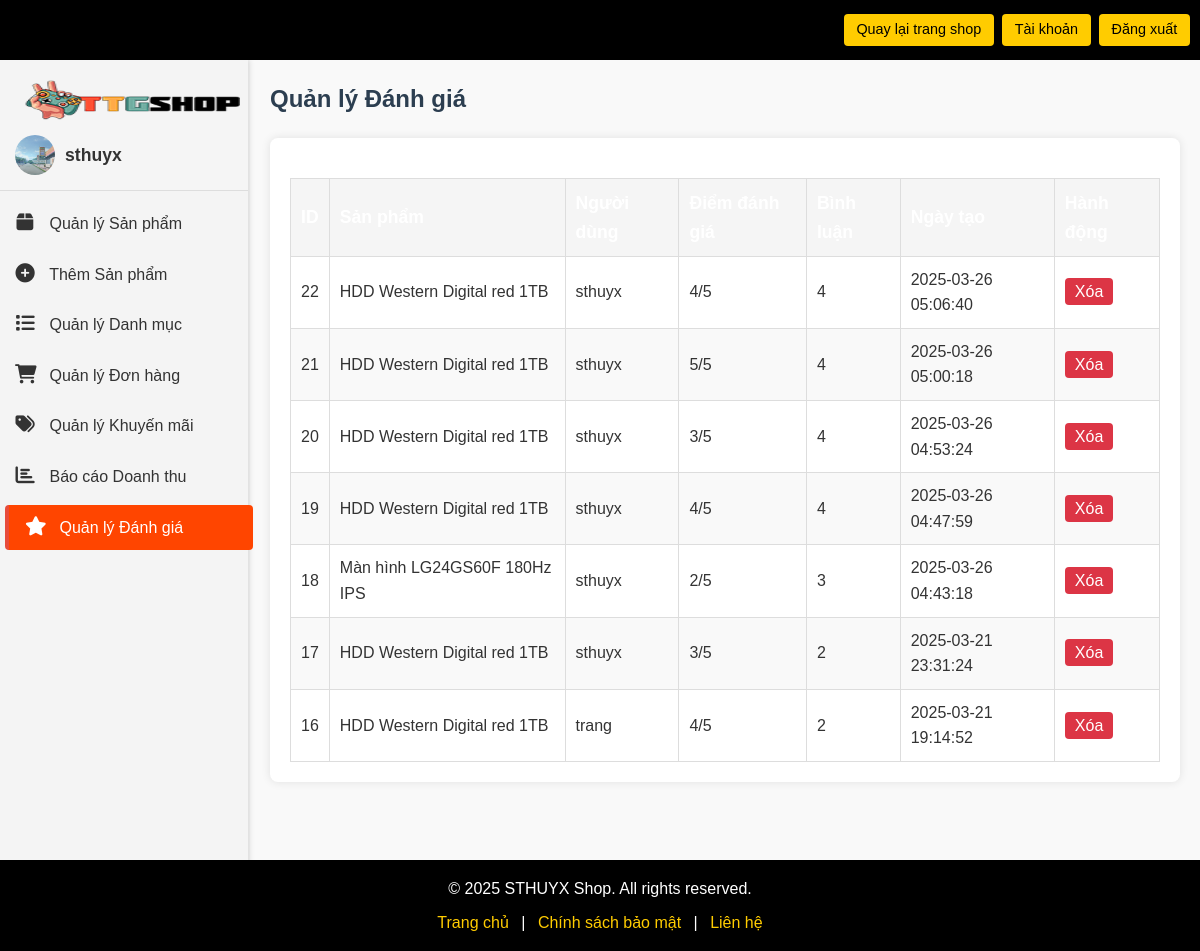
Screenshot of /admin/manage_reviews.php (signed in) with the database file from the repository.
### tables this page shows
CREATE TABLE `users` (
  `id` int(11) NOT NULL,
  `username` varchar(255) NOT NULL,
  `email` varchar(255) NOT NULL,
  `full_name` varchar(100) DEFAULT NULL,
  `address` varchar(255) DEFAULT NULL,
  `phone` varchar(15) DEFAULT NULL,
  `password` varchar(255) NOT NULL,
  `is_admin` tinyint(1) DEFAULT 0,
  `created_at` timestamp NOT NULL DEFAULT current_timestamp(),
  `sthuyx` tinyint(1) DEFAULT 0,
  `avatar` varchar(255) DEFAULT NULL
);

CREATE TABLE `reviews` (
  `id` int(11) NOT NULL,
  `product_id` int(11) NOT NULL,
  `user_id` int(11) NOT NULL,
  `rating` int(11) NOT NULL CHECK (`rating` between 1 and 5),
  `comment` text DEFAULT NULL,
  `created_at` datetime DEFAULT current_timestamp()
);

CREATE TABLE `products` (
  `id` int(11) NOT NULL,
  `name` varchar(255) NOT NULL,
  `price` decimal(10,2) NOT NULL,
  `image` varchar(255) DEFAULT NULL,
  `description` text DEFAULT NULL,
  `category_id` int(11) NOT NULL DEFAULT 0,
  `promotion_id` int(11) DEFAULT NULL,
  `views` int(11) DEFAULT 0,
  `purchases` int(11) DEFAULT 0,
  `stock` int(11) NOT NULL DEFAULT 0
);

### admin/manage_reviews.php (called while the page is built, shortened)
<?php
include 'check_admin.php';
$user_id = $_SESSION['user_id'];
$stmt = $conn->prepare("SELECT username, avatar FROM users WHERE id = ?");
$stmt->bind_param("i", $user_id);
$stmt->execute();
$result = $stmt->get_result();
$user = $result->fetch_assoc();
$avatar = $user['avatar'] ? "../uploads/avatars/{$user['avatar']}" : "../images/default_avatar.png";
$username = $user['username'] ?? 'Người dùng';
$stmt = $conn->prepare("
    SELECT r.*, p.name AS product_name, u.username AS user_name
    FROM reviews r
    JOIN products p ON r.product_id = p.id
    JOIN users u ON r.user_id = u.id
    ORDER BY r.created_at DESC
");
$stmt->execute();
$reviews = $stmt->get_result()->fetch_all(MYSQLI_ASSOC);
include 'html/manage_reviews_view.php';
?>

### admin/html/manage_reviews_view.php (the view, shortened to what this page needs)
<?php include 'header_footer/header.php'; ?>
<link rel="stylesheet" href="css/admin.css">
<link rel="stylesheet" href="css/style.css">
<div class="admin-wrapper">
    <div class="admin-sidebar">
        <div class="logo">
            <a href="index.php">
                <img src="../images/logo.png" alt="STHUYX Shop Logo" width="150">
            </a>
        </div>
        <div class="sidebar-menu">
            <div class="user-profile">
                <img src="<?php echo htmlspecialchars($avatar); ?>" alt="Avatar" class="user-avatar">
                <span class="username"><?php echo htmlspecialchars($username); ?></span>
            </div>
            <ul>
                <li><a href="manage_products.php"><i class="fas fa-box"></i> Quản lý Sản phẩm</a></li>
                <li><a href="add_product.php"><i class="fas fa-plus-circle"></i> Thêm Sản phẩm</a></li>
                <li><a href="manage_categories.php"><i class="fas fa-list"></i> Quản lý Danh mục</a></li>
                <li><a href="manage_orders.php"><i class="fas fa-shopping-cart"></i> Quản lý Đơn hàng</a></li>
                <li><a href="manage_promotions.php"><i class="fas fa-tags"></i> Quản lý Khuyến mãi</a></li>
                <li><a href="report_sales.php"><i class="fas fa-chart-bar"></i> Báo cáo Doanh thu</a></li>
                <li><a href="manage_reviews.php" class="active"><i class="fas fa-star"></i> Quản lý Đánh giá</a></li>
            </ul>
        </div>
    </div>
    <div class="admin-content">
        <div class="content-header">
            <h2>Quản lý Đánh giá</h2>
        </div>
        <div class="table-container">
            <table class="table">
                <thead>
                    <tr>
                        <th>ID</th>
                        <th>Sản phẩm</th>
                        <th>Người dùng</th>
                        <th>Điểm đánh giá</th>
                        <th>Bình luận</th>
                        <th>Ngày tạo</th>
                        <th>Hành động</th>
                    </tr>
                </thead>
                <tbody>
                    <?php foreach ($reviews as $review): ?>
                        <tr>
                            <td><?php echo htmlspecialchars($review['id']); ?></td>
                            <td><?php echo htmlspecialchars($review['product_name']); ?></td>
                            <td><?php echo htmlspecialchars($review['user_name']); ?></td>
                            <td><?php echo htmlspecialchars($review['rating']); ?>/5</td>
                            <td><?php echo htmlspecialchars($review['comment'] ?? 'Không có bình luận'); ?></td>
                            <td><?php echo htmlspecialchars($review['created_at']); ?></td>
                            <td>
                                <a href="manage_reviews.php?delete_id=<?php echo $review['id']; ?>" class="btn btn-danger" onclick="return confirm('Bạn có chắc chắn muốn xóa review này?');">Xóa</a>
                            </td>
                        </tr>
                    <?php endforeach; ?>
                </tbody>
            </table>
        </div>
    </div>
</div>
<?php include '../templates/footer.php'; ?>

### admin/css/style.css (style rules this page uses)
* { margin: 0; padding: 0; box-sizing: border-box; font-family: Arial, sans-serif; }
body { background-color: #f4f4f4; color: #333; line-height: 1.6; }
.logo img { vertical-align: middle; max-height: 40px; margin-right: 0.5rem; width: 240px; }

### admin/css/admin.css (style rules this page uses)
* { margin: 0; padding: 0; box-sizing: border-box; }
body { font-family: Arial, sans-serif; line-height: 1.6; background-color: #f4f4f4; }
.admin-wrapper { display: flex; min-height: 100vh; }
.admin-sidebar { color: #fff; padding: 20px 0; position: fixed; left: 0; height: 100%; box-shadow: 2px 0 5px rgba(0, 0, 0, 0.1); transition: width 0.3s ease; z-index: 900; }
.sidebar-menu { list-style: none; }
.sidebar-menu li { margin-bottom: 5px; }
.sidebar-menu li a { color: #bdc3c7; text-decoration: none; font-size: 1rem; display: flex; align-items: center; padding: 12px 20px; transition: all 0.3s ease; border-radius: 4px; }
.sidebar-menu li a i { margin-right: 10px; font-size: 1.2rem; width: 20px; text-align: center; }
.sidebar-menu li a:hover, .sidebar-menu li a.active { color: #fff; background-color: #ff0101; border-left: 4px solid #e74c3c; padding-left: 16px; transform: translateX(5px); }
.admin-content { margin-left: 250px; flex-grow: 1; padding: 20px; background-color: #f9f9f9; min-height: calc(100vh - 60px); }
.content-header h2 { font-size: 1.5rem; color: #2c3e50; margin-bottom: 20px; }
.table-container { background-color: #fff; padding: 20px; border-radius: 8px; box-shadow: 0 0 10px rgba(0, 0, 0, 0.1); }
table { width: 100%; border-collapse: collapse; }
table th, table td { padding: 12px; text-align: left; border: 1px solid #ddd; }
table th { background-color: #3498db; color: #fff; font-size: 1.1rem; }
table td { font-size: 1rem; }
table tr:nth-child(even) { background-color: #f2f2f2; }
.btn { padding: 10px 20px; border: none; border-radius: 4px; cursor: pointer; font-size: 1rem; }
.table { width: 100%; border-collapse: collapse; margin-top: 20px; }
.table th, .table td { padding: 10px; border: 1px solid #ddd; text-align: left; }
.table th { background-color: #f5f5f5; font-weight: bold; }
.table tbody tr:nth-child(even) { background-color: #f9f9f9; }
.user-profile { display: flex; align-items: center; padding: 15px; border-bottom: 1px solid #ddd; background-color: #f5f5f5; }
.user-avatar { width: 40px; height: 40px; border-radius: 50%; margin-right: 10px; object-fit: cover; }
.username { font-size: 1.1rem; font-weight: bold; color: #333; }
.sidebar-menu ul { margin-top: 10px; }
.sidebar-menu ul li { list-style: none; }
.sidebar-menu ul li a { display: block; padding: 10px 15px; color: #333; text-decoration: none; transition: background-color 0.3s; }
.sidebar-menu ul li a.active { background-color: #ff4500; color: #fff; }
.btn-danger { background-color: #dc3545; color: #fff; padding: 5px 10px; text-decoration: none; border-radius: 4px; }

### rows the page displays
users: avatar (picture), username "sthuyx"
reviews: id "22", product.name "HDD Western Digital red 1TB", user.username "sthuyx", rating "4", comment "4", created_at "2025-03-26 05:06:40"
reviews: id "21", product.name "HDD Western Digital red 1TB", user.username "sthuyx", rating "5", comment "4", created_at "2025-03-26 05:00:18"
reviews: id "20", product.name "HDD Western Digital red 1TB", user.username "sthuyx", rating "3", comment "4", created_at "2025-03-26 04:53:24"
reviews: id "19", product.name "HDD Western Digital red 1TB", user.username "sthuyx", rating "4", comment "4", created_at "2025-03-26 04:47:59"
reviews: id "18", product.name "Màn hình LG24GS60F 180Hz IPS", user.username "sthuyx", rating "2", comment "3", created_at "2025-03-26 04:43:18"
reviews: id "17", product.name "HDD Western Digital red 1TB", user.username "sthuyx", rating "3", comment "2", created_at "2025-03-21 23:31:24"
reviews: id "16", product.name "HDD Western Digital red 1TB", user.username "trang", rating "4", comment "2", created_at "2025-03-21 19:14:52"
